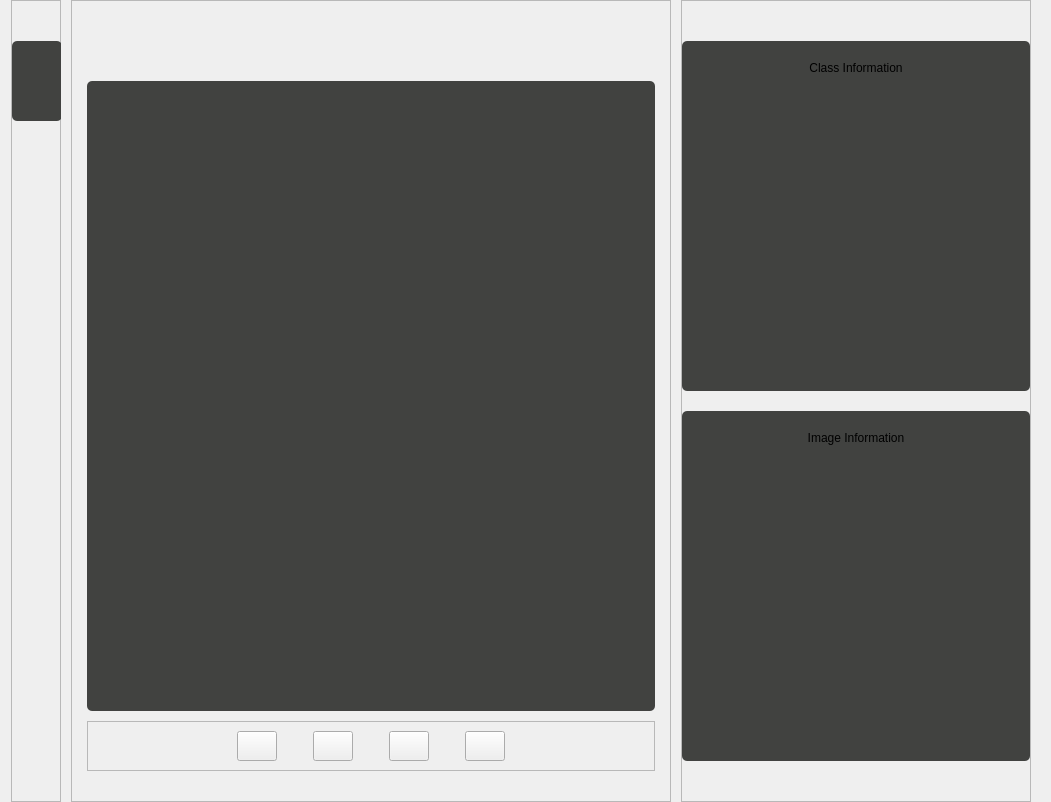
         <widget class="QWidget" name="annotationPage">
          <layout class="QHBoxLayout" name="horizontalLayout_3">
           <property name="spacing">
            <number>10</number>
           </property>
           <property name="topMargin">
            <number>0</number>
           </property>
           <property name="rightMargin">
            <number>20</number>
           </property>
           <property name="bottomMargin">
            <number>0</number>
           </property>
           <item>
            <widget class="QFrame" name="leftBarFrame">
             <property name="maximumSize">
              <size>
               <width>50</width>
               <height>16777215</height>
              </size>
             </property>
             <property name="frameShape">
              <enum>QFrame::StyledPanel</enum>
             </property>
             <property name="frameShadow">
              <enum>QFrame::Raised</enum>
             </property>
             <layout class="QVBoxLayout" name="verticalLayout_5">
              <property name="spacing">
               <number>10</number>
              </property>
              <property name="leftMargin">
               <number>0</number>
              </property>
              <property name="topMargin">
               <number>40</number>
              </property>
              <property name="rightMargin">
               <number>0</number>
              </property>
              <item>
               <widget class="QFrame" name="annotationToolsFrame">
                <property name="minimumSize">
                 <size>
                  <width>50</width>
                  <height>80</height>
                 </size>
                </property>
                <property name="layoutDirection">
                 <enum>Qt::RightToLeft</enum>
                </property>
                <property name="styleSheet">
                 <string notr="true">background-color: rgb(65, 66, 64);
border-radius: 5px;</string>
                </property>
                <property name="frameShape">
                 <enum>QFrame::StyledPanel</enum>
                </property>
                <property name="frameShadow">
                 <enum>QFrame::Raised</enum>
                </property>
                <layout class="QVBoxLayout" name="verticalLayout_9">
                 <item>
                  <widget class="QPushButton" name="mouseToolBtn">
                   <property name="text">
                    <string/>
                   </property>
                   <property name="icon">
                    <iconset>
                     <normaloff>icons/cursor-inactive.png</normaloff>
                     <normalon>icons/cursor-active.png</normalon>icons/cursor-inactive.png</iconset>
                   </property>
                   <property name="iconSize">
                    <size>
                     <width>30</width>
                     <height>30</height>
                    </size>
                   </property>
                   <property name="checkable">
                    <bool>true</bool>
                   </property>
                  </widget>
                 </item>
                 <item>
                  <widget class="QPushButton" name="annotateToolBtn">
                   <property name="text">
                    <string/>
                   </property>
                   <property name="icon">
                    <iconset>
                     <normaloff>icons/bounding-inactive.png</normaloff>
                     <normalon>icons/bounding-active.png</normalon>icons/bounding-inactive.png</iconset>
                   </property>
                   <property name="iconSize">
                    <size>
                     <width>30</width>
                     <height>30</height>
                    </size>
                   </property>
                   <property name="checkable">
                    <bool>true</bool>
                   </property>
                  </widget>
                 </item>
                </layout>
               </widget>
              </item>
              <item>
               <spacer name="verticalSpacer_6">
                <property name="orientation">
                 <enum>Qt::Vertical</enum>
                </property>
                <property name="sizeHint" stdset="0">
                 <size>
                  <width>20</width>
                  <height>40</height>
                 </size>
                </property>
               </spacer>
              </item>
             </layout>
            </widget>
           </item>
           <item>
            <widget class="QFrame" name="stageFrame">
             <property name="sizePolicy">
              <sizepolicy hsizetype="Expanding" vsizetype="Expanding">
               <horstretch>0</horstretch>
               <verstretch>0</verstretch>
              </sizepolicy>
             </property>
             <property name="minimumSize">
              <size>
               <width>600</width>
               <height>700</height>
              </size>
             </property>
             <property name="layoutDirection">
              <enum>Qt::RightToLeft</enum>
             </property>
             <property name="frameShape">
              <enum>QFrame::StyledPanel</enum>
             </property>
             <property name="frameShadow">
              <enum>QFrame::Raised</enum>
             </property>
             <layout class="QVBoxLayout" name="verticalLayout_14">
              <property name="spacing">
               <number>0</number>
              </property>
              <property name="sizeConstraint">
               <enum>QLayout::SetNoConstraint</enum>
              </property>
              <property name="leftMargin">
               <number>15</number>
              </property>
              <property name="topMargin">
               <number>80</number>
              </property>
              <property name="rightMargin">
               <number>15</number>
              </property>
              <property name="bottomMargin">
               <number>40</number>
              </property>
              <item>
               <widget class="QFrame" name="imageFrame">
                <property name="sizePolicy">
                 <sizepolicy hsizetype="Expanding" vsizetype="Expanding">
                  <horstretch>0</horstretch>
                  <verstretch>0</verstretch>
                 </sizepolicy>
                </property>
                <property name="minimumSize">
                 <size>
                  <width>550</width>
                  <height>550</height>
                 </size>
                </property>
                <property name="maximumSize">
                 <size>
                  <width>16777215</width>
                  <height>16777215</height>
                 </size>
                </property>
                <property name="layoutDirection">
                 <enum>Qt::RightToLeft</enum>
                </property>
                <property name="styleSheet">
                 <string notr="true">background-color: rgb(65, 66, 64);
border-radius: 5px;</string>
                </property>
                <property name="frameShape">
                 <enum>QFrame::StyledPanel</enum>
                </property>
                <property name="frameShadow">
                 <enum>QFrame::Raised</enum>
                </property>
                <layout class="QVBoxLayout" name="verticalLayout_7" stretch="0">
                 <property name="spacing">
                  <number>0</number>
                 </property>
                 <property name="leftMargin">
                  <number>30</number>
                 </property>
                 <property name="topMargin">
                  <number>30</number>
                 </property>
                 <property name="rightMargin">
                  <number>30</number>
                 </property>
                 <property name="bottomMargin">
                  <number>30</number>
                 </property>
                 <item>
                  <widget class="AnnotationCanvasWidget" name="annotationCanvasWidget" native="true">
                   <property name="sizePolicy">
                    <sizepolicy hsizetype="Expanding" vsizetype="Expanding">
                     <horstretch>0</horstretch>
                     <verstretch>0</verstretch>
                    </sizepolicy>
                   </property>
                   <property name="minimumSize">
                    <size>
                     <width>475</width>
                     <height>475</height>
                    </size>
                   </property>
                  </widget>
                 </item>
                </layout>
               </widget>
              </item>
              <item>
               <widget class="QFrame" name="navigationFrame">
                <property name="sizePolicy">
                 <sizepolicy hsizetype="Preferred" vsizetype="MinimumExpanding">
                  <horstretch>0</horstretch>
                  <verstretch>0</verstretch>
                 </sizepolicy>
                </property>
                <property name="minimumSize">
                 <size>
                  <width>0</width>
                  <height>50</height>
                 </size>
                </property>
                <property name="maximumSize">
                 <size>
                  <width>16777215</width>
                  <height>30</height>
                 </size>
                </property>
                <property name="frameShape">
                 <enum>QFrame::StyledPanel</enum>
                </property>
                <property name="frameShadow">
                 <enum>QFrame::Raised</enum>
                </property>
                <layout class="QHBoxLayout" name="horizontalLayout_6">
                 <item>
                  <spacer name="horizontalSpacer_9">
                   <property name="orientation">
                    <enum>Qt::Horizontal</enum>
                   </property>
                   <property name="sizeHint" stdset="0">
                    <size>
                     <width>40</width>
                     <height>20</height>
                    </size>
                   </property>
                  </spacer>
                 </item>
                 <item>
                  <widget class="QPushButton" name="nextUnannoImageBtn">
                   <property name="minimumSize">
                    <size>
                     <width>0</width>
                     <height>30</height>
                    </size>
                   </property>
                   <property name="text">
                    <string/>
                   </property>
                   <property name="icon">
                    <iconset>
                     <normaloff>icons/icons8-chevron-next-30.png</normaloff>icons/icons8-chevron-next-30.png</iconset>
                   </property>
                   <property name="iconSize">
                    <size>
                     <width>30</width>
                     <height>30</height>
                    </size>
                   </property>
                  </widget>
                 </item>
                 <item>
                  <spacer name="horizontalSpacer_6">
                   <property name="orientation">
                    <enum>Qt::Horizontal</enum>
                   </property>
                   <property name="sizeType">
                    <enum>QSizePolicy::Fixed</enum>
                   </property>
                   <property name="sizeHint" stdset="0">
                    <size>
                     <width>30</width>
                     <height>20</height>
                    </size>
                   </property>
                  </spacer>
                 </item>
                 <item>
                  <widget class="QPushButton" name="nextImageBtn">
                   <property name="sizePolicy">
                    <sizepolicy hsizetype="Fixed" vsizetype="Fixed">
                     <horstretch>0</horstretch>
                     <verstretch>0</verstretch>
                    </sizepolicy>
                   </property>
                   <property name="minimumSize">
                    <size>
                     <width>30</width>
                     <height>30</height>
                    </size>
                   </property>
                   <property name="text">
                    <string/>
                   </property>
                   <property name="icon">
                    <iconset>
                     <normaloff>icons/icons8-chevron-right-30.png</normaloff>icons/icons8-chevron-right-30.png</iconset>
                   </property>
                   <property name="iconSize">
                    <size>
                     <width>30</width>
                     <height>30</height>
                    </size>
                   </property>
                  </widget>
                 </item>
                 <item>
                  <spacer name="horizontalSpacer_7">
                   <property name="orientation">
                    <enum>Qt::Horizontal</enum>
                   </property>
                   <property name="sizeType">
                    <enum>QSizePolicy::Fixed</enum>
                   </property>
                   <property name="sizeHint" stdset="0">
                    <size>
                     <width>30</width>
                     <height>20</height>
                    </size>
                   </property>
                  </spacer>
                 </item>
                 <item>
                  <widget class="QPushButton" name="prevImageBtn">
                   <property name="sizePolicy">
                    <sizepolicy hsizetype="Fixed" vsizetype="Fixed">
                     <horstretch>0</horstretch>
                     <verstretch>0</verstretch>
                    </sizepolicy>
                   </property>
                   <property name="minimumSize">
                    <size>
                     <width>30</width>
                     <height>30</height>
                    </size>
                   </property>
                   <property name="text">
                    <string/>
                   </property>
                   <property name="icon">
                    <iconset>
                     <normaloff>icons/icons8-chevron-left-30.png</normaloff>icons/icons8-chevron-left-30.png</iconset>
                   </property>
                   <property name="iconSize">
                    <size>
                     <width>30</width>
                     <height>30</height>
                    </size>
                   </property>
                  </widget>
                 </item>
                 <item>
                  <spacer name="horizontalSpacer_8">
                   <property name="orientation">
                    <enum>Qt::Horizontal</enum>
                   </property>
                   <property name="sizeType">
                    <enum>QSizePolicy::Fixed</enum>
                   </property>
                   <property name="sizeHint" stdset="0">
                    <size>
                     <width>30</width>
                     <height>20</height>
                    </size>
                   </property>
                  </spacer>
                 </item>
                 <item>
                  <widget class="QPushButton" name="prevUnannoImageBtn">
                   <property name="sizePolicy">
                    <sizepolicy hsizetype="Fixed" vsizetype="Fixed">
                     <horstretch>0</horstretch>
                     <verstretch>0</verstretch>
                    </sizepolicy>
                   </property>
                   <property name="minimumSize">
                    <size>
                     <width>0</width>
                     <height>30</height>
                    </size>
                   </property>
                   <property name="text">
                    <string/>
                   </property>
                   <property name="icon">
                    <iconset>
                     <normaloff>icons/icons8-chevron-prev-30.png</normaloff>icons/icons8-chevron-prev-30.png</iconset>
                   </property>
                   <property name="iconSize">
                    <size>
                     <width>30</width>
                     <height>30</height>
                    </size>
                   </property>
                  </widget>
                 </item>
                 <item>
                  <spacer name="horizontalSpacer_10">
                   <property name="orientation">
                    <enum>Qt::Horizontal</enum>
                   </property>
                   <property name="sizeHint" stdset="0">
                    <size>
                     <width>40</width>
                     <height>20</height>
                    </size>
                   </property>
                  </spacer>
                 </item>
                </layout>
               </widget>
              </item>
             </layout>
            </widget>
           </item>
           <item>
            <widget class="QFrame" name="informationFrame">
             <property name="sizePolicy">
              <sizepolicy hsizetype="Expanding" vsizetype="Expanding">
               <horstretch>0</horstretch>
               <verstretch>0</verstretch>
              </sizepolicy>
             </property>
             <property name="minimumSize">
              <size>
               <width>350</width>
               <height>0</height>
              </size>
             </property>
             <property name="maximumSize">
              <size>
               <width>400</width>
               <height>16777215</height>
              </size>
             </property>
             <property name="layoutDirection">
              <enum>Qt::LeftToRight</enum>
             </property>
             <property name="frameShape">
              <enum>QFrame::StyledPanel</enum>
             </property>
             <property name="frameShadow">
              <enum>QFrame::Raised</enum>
             </property>
             <layout class="QVBoxLayout" name="verticalLayout_8">
              <property name="spacing">
               <number>20</number>
              </property>
              <property name="leftMargin">
               <number>0</number>
              </property>
              <property name="topMargin">
               <number>0</number>
              </property>
              <property name="rightMargin">
               <number>0</number>
              </property>
              <property name="bottomMargin">
               <number>0</number>
              </property>
              <item>
               <spacer name="verticalSpacer_12">
                <property name="orientation">
                 <enum>Qt::Vertical</enum>
                </property>
                <property name="sizeType">
                 <enum>QSizePolicy::Preferred</enum>
                </property>
                <property name="sizeHint" stdset="0">
                 <size>
                  <width>20</width>
                  <height>40</height>
                 </size>
                </property>
               </spacer>
              </item>
              <item>
               <widget class="QFrame" name="classInfoFrame">
                <property name="sizePolicy">
                 <sizepolicy hsizetype="Expanding" vsizetype="Expanding">
                  <horstretch>0</horstretch>
                  <verstretch>0</verstretch>
                 </sizepolicy>
                </property>
                <property name="minimumSize">
                 <size>
                  <width>140</width>
                  <height>350</height>
                 </size>
                </property>
                <property name="maximumSize">
                 <size>
                  <width>400</width>
                  <height>400</height>
                 </size>
                </property>
                <property name="styleSheet">
                 <string notr="true">background-color: rgb(65, 66, 64);
border-radius: 5px;</string>
                </property>
                <property name="frameShape">
                 <enum>QFrame::StyledPanel</enum>
                </property>
                <property name="frameShadow">
                 <enum>QFrame::Raised</enum>
                </property>
                <layout class="QVBoxLayout" name="verticalLayout_12">
                 <property name="leftMargin">
                  <number>0</number>
                 </property>
                 <property name="topMargin">
                  <number>20</number>
                 </property>
                 <property name="rightMargin">
                  <number>0</number>
                 </property>
                 <property name="bottomMargin">
                  <number>0</number>
                 </property>
                 <item>
                  <widget class="QLabel" name="header">
                   <property name="layoutDirection">
                    <enum>Qt::RightToLeft</enum>
                   </property>
                   <property name="styleSheet">
                    <string notr="true">font: 75 bold 12pt &quot;Gotham Rounded&quot;;</string>
                   </property>
                   <property name="text">
                    <string>Class Information</string>
                   </property>
                   <property name="alignment">
                    <set>Qt::AlignCenter</set>
                   </property>
                  </widget>
                 </item>
                 <item>
                  <spacer name="verticalSpacer_8">
                   <property name="orientation">
                    <enum>Qt::Vertical</enum>
                   </property>
                   <property name="sizeHint" stdset="0">
                    <size>
                     <width>20</width>
                     <height>40</height>
                    </size>
                   </property>
                  </spacer>
                 </item>
                </layout>
               </widget>
              </item>
              <item>
               <widget class="QFrame" name="imageInfoFrame">
                <property name="sizePolicy">
                 <sizepolicy hsizetype="Expanding" vsizetype="Expanding">
                  <horstretch>0</horstretch>
                  <verstretch>0</verstretch>
                 </sizepolicy>
                </property>
                <property name="minimumSize">
                 <size>
                  <width>140</width>
                  <height>350</height>
                 </size>
                </property>
                <property name="maximumSize">
                 <size>
                  <width>400</width>
                  <height>400</height>
                 </size>
                </property>
                <property name="styleSheet">
                 <string notr="true">background-color: rgb(65, 66, 64);
border-radius: 5px;</string>
                </property>
                <property name="frameShape">
                 <enum>QFrame::StyledPanel</enum>
                </property>
                <property name="frameShadow">
                 <enum>QFrame::Raised</enum>
                </property>
                <layout class="QVBoxLayout" name="verticalLayout_13">
                 <property name="leftMargin">
                  <number>0</number>
                 </property>
                 <property name="topMargin">
                  <number>20</number>
                 </property>
                 <property name="rightMargin">
                  <number>0</number>
                 </property>
                 <property name="bottomMargin">
                  <number>0</number>
                 </property>
                 <item>
                  <widget class="QLabel" name="label_4">
                   <property name="styleSheet">
                    <string notr="true">font: 75 bold 12pt &quot;Gotham Rounded&quot;;</string>
                   </property>
                   <property name="text">
                    <string>Image Information</string>
                   </property>
                   <property name="alignment">
                    <set>Qt::AlignCenter</set>
                   </property>
                  </widget>
                 </item>
                 <item>
                  <spacer name="verticalSpacer_9">
                   <property name="orientation">
                    <enum>Qt::Vertical</enum>
                   </property>
                   <property name="sizeHint" stdset="0">
                    <size>
                     <width>20</width>
                     <height>40</height>
                    </size>
                   </property>
                  </spacer>
                 </item>
                </layout>
               </widget>
              </item>
              <item>
               <spacer name="verticalSpacer_7">
                <property name="orientation">
                 <enum>Qt::Vertical</enum>
                </property>
                <property name="sizeType">
                 <enum>QSizePolicy::Preferred</enum>
                </property>
                <property name="sizeHint" stdset="0">
                 <size>
                  <width>20</width>
                  <height>40</height>
                 </size>
                </property>
               </spacer>
              </item>
             </layout>
            </widget>
           </item>
          </layout>
         </widget>
